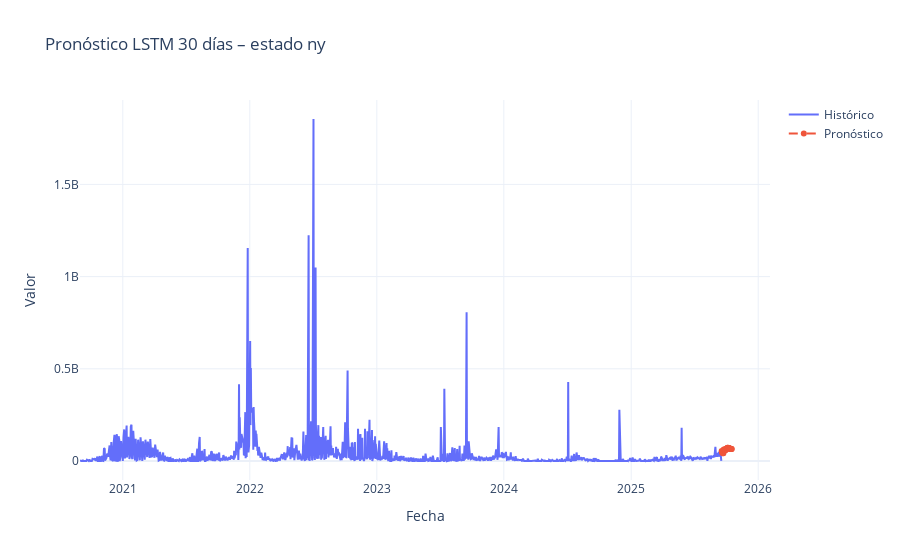

Write notebook code for a chart like this one.
### Markdown cell above
### 9.3 Pronóstico futuro con LSTM

### Code cell
N_FUTURE = 30  # días de pronóstico

# Última ventana del split completo (test) ya escalado
last_window_scaled = test_scaled[-WINDOW_SIZE:]

# Usamos el predict_fn especial para LSTM
future_scaled = recursive_forecast(
    model_lstm,
    last_window_scaled,
    N_FUTURE,
    predict_fn=lstm_predict_fn,  # 👈 aquí la magia
)

# Volvemos a escala original
future_preds = scaler.inverse_transform(future_scaled.reshape(-1, 1)).reshape(-1)

last_date = series.index[-1]
future_dates = pd.date_range(start=last_date + pd.Timedelta(days=1),
                             periods=N_FUTURE, freq='D')

fig = plot_future_forecast(
    series.index,
    series.values,
    future_dates,
    future_preds,
    title=f'Pronóstico LSTM {N_FUTURE} días – estado {STATE}',
)
fig.show()

### Figure 1 — Plotly figure (JSON) as saved in the notebook; plotly's stock layout.template omitted (floating-point values rounded to 4 significant figures; data arrays with more than 128 entries replaced by an {"elided": "..."} marker saying what was removed)
{"data": [{"mode": "lines", "name": "Histórico", "type": "scatter", "x": {"elided": "1366 str values"}, "y": {"elided": "1366 float values"}}, {"line": {"dash": "dash"}, "mode": "lines+markers", "name": "Pronóstico", "type": "scatter", "x": ["2025-09-18T00:00:00", "2025-09-19T00:00:00", "2025-09-20T00:00:00", "2025-09-21T00:00:00", "2025-09-22T00:00:00", "2025-09-23T00:00:00", "2025-09-24T00:00:00", "2025-09-25T00:00:00", "2025-09-26T00:00:00", "2025-09-27T00:00:00", "2025-09-28T00:00:00", "2025-09-29T00:00:00", "2025-09-30T00:00:00", "2025-10-01T00:00:00", "2025-10-02T00:00:00", "2025-10-03T00:00:00", "2025-10-04T00:00:00", "2025-10-05T00:00:00", "2025-10-06T00:00:00", "2025-10-07T00:00:00", "2025-10-08T00:00:00", "2025-10-09T00:00:00", "2025-10-10T00:00:00", "2025-10-11T00:00:00", "2025-10-12T00:00:00", "2025-10-13T00:00:00", "2025-10-14T00:00:00", "2025-10-15T00:00:00", "2025-10-16T00:00:00", "2025-10-17T00:00:00"], "y": [54800000.0, 48090000.0, 47200000.0, 42270000.0, 43370000.0, 42500000.0, 62370000.0, 60230000.0, 62090000.0, 60310000.0, 58310000.0, 58950000.0, 64240000.0, 66190000.0, 66220000.0, 66740000.0, 70420000.0, 72020000.0, 71880000.0, 69570000.0, 70210000.0, 71050000.0, 69480000.0, 66640000.0, 66210000.0, 66470000.0, 66380000.0, 64970000.0, 65070000.0, 65590000.0]}], "layout": {"title": {"text": "Pronóstico LSTM 30 días – estado ny"}, "xaxis": {"title": {"text": "Fecha"}}, "yaxis": {"title": {"text": "Valor"}}}}
